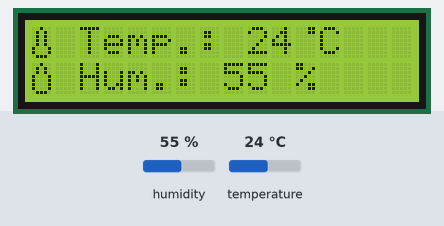
This sketch was run on a simulated Arduino Uno, built with avr-gcc and run on an emulated ATmega328P. Parts: 16×2 character LCD. Inputs (shaded band) come from the test bench; at power-on: humidity 55 %, temperature 24 °C.

Above: at 1.2 s.
1.3 s: humidity set to 22 %
At 2.9 s:
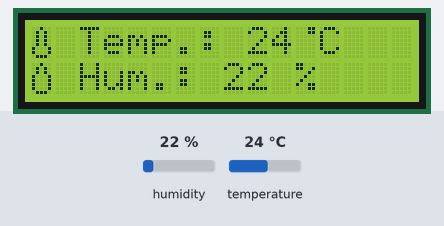
7.3 s: temperature set to 12 °C
At 9.3 s:
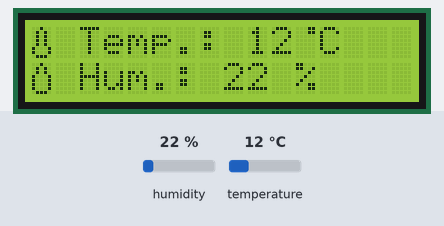
10.0 s: humidity set to 40 %
At 10.6 s:
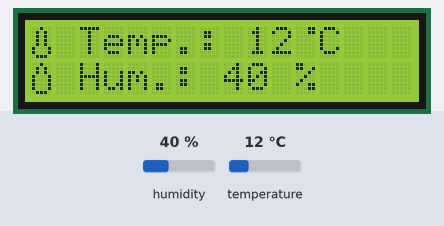
16.0 s: temperature set to 19 °C
At 17.0 s:
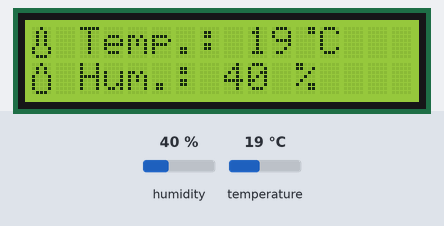
Timing chart, 0 to 19.0 s (numbered marks = the images above; inputs shaded):
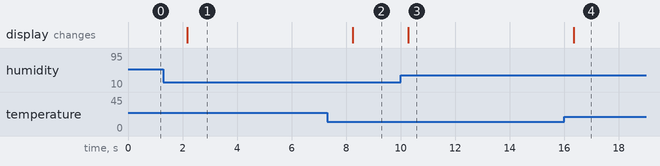

Measured:
- after the input at 1.3 s, the display: changes after 0.86 s (image 1)
- after the input at 7.3 s, the display: changes after 0.95 s (image 2)
- after the input at 10.0 s, the display: changes after 0.27 s (image 3)
- after the input at 16.0 s, the display: changes after 0.36 s (image 4)

The sketch:

meteo.ino
```cpp
#include <DHT.h>
#include <Wire.h>
#include <LiquidCrystal_I2C.h>
#define DHTPIN 2
#define DHTTYPE DHT11
DHT dht(DHTPIN, DHTTYPE);
LiquidCrystal_I2C lcd(0x3F, 16, 2);
byte therm[8] { B00100, B01010, B01010, B01010, B01010, B10001, B10001, B01110 };
byte tear[8] { B00100, B01010, B01010, B10001, B10001, B10001, B10001, B01110 };
byte temp [8] { B00011, B00011};
void setup()
{
  dht.begin();
  lcd.init();
  lcd.backlight();
  lcd.createChar(1, therm);
  lcd.createChar(2, tear);
  lcd.createChar(3, temp);
}
void loop()
{
  int h = dht.readHumidity();
  int t = dht.readTemperature();
  if (isnan(t) || isnan(h)) {
    lcd.clear();
    lcd.setCursor(0, 0);
    lcd.print("Error read from DHT");
  } else {
    lcd.clear();
    lcd.setCursor(0, 0);
    lcd.print("\1 Temp.: ");
    lcd.print(t);
    lcd.print("\3C");
    lcd.setCursor(0, 1);
    lcd.print("\2 Hum.: ");
    lcd.print(h);
    lcd.print(" %");
  }
}
```
